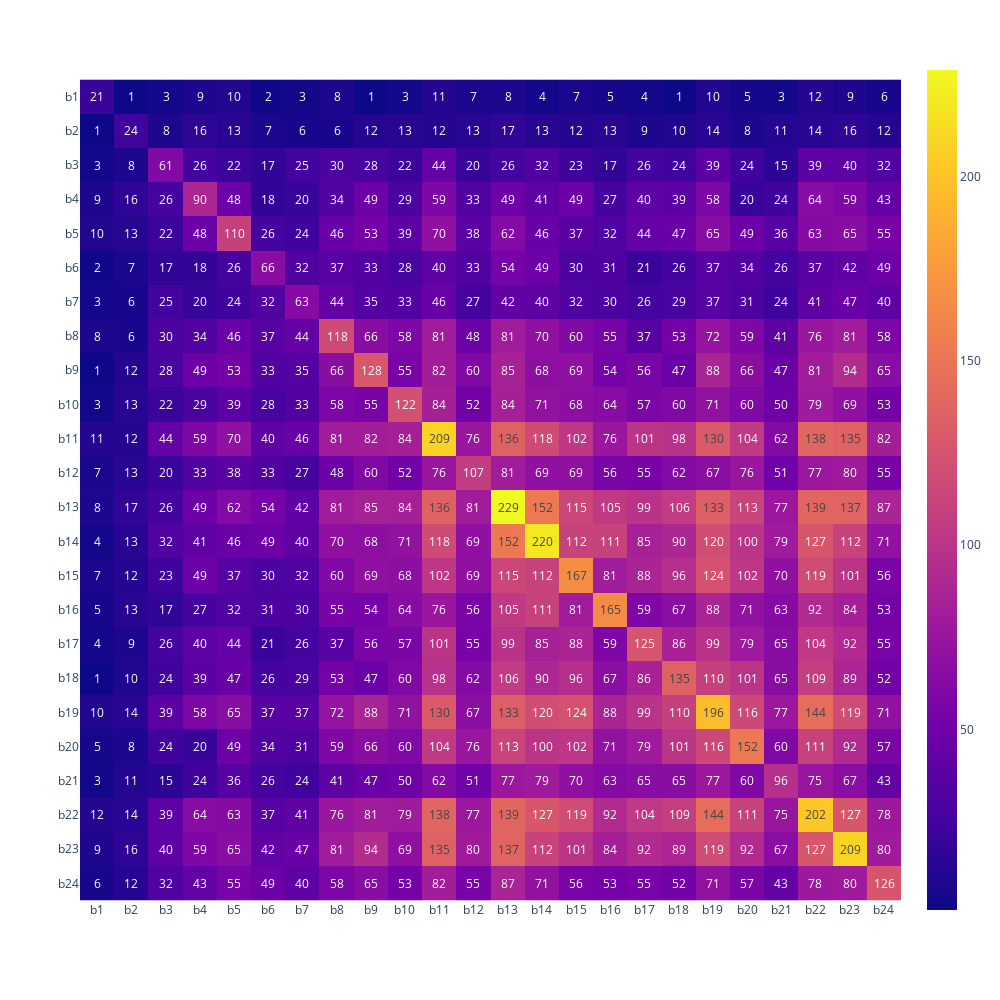

Notebook code for this chart:
### Code cell
target_cols = ohe.columns[::2]
appeals_cross_df = pd.DataFrame(columns=target_cols, index=target_cols)

combs = list(combinations(target_cols, 2))

for comb in combs:
    x,y = int(comb[0].replace('b', ''))-1, int(comb[1].replace('b', ''))-1
    appeals_cross_df.iloc[x,y] = ohe[(ohe[comb[0]] == 1) & (ohe[comb[1]] == 1)].shape[0]
    appeals_cross_df.iloc[y,x] = appeals_cross_df.iloc[x,y]

for col in target_cols:
    x = int(col.replace('b', ''))-1
    appeals_cross_df.iloc[x, x] = ohe[col].sum()

px.imshow(appeals_cross_df, text_auto=True, width=1000, height=1000)

### Figure 1 — Plotly figure (JSON) as saved in the notebook; plotly's stock layout.template omitted (floating-point values rounded to 4 significant figures; data arrays with more than 128 entries replaced by an {"elided": "..."} marker saying what was removed)
{"data": [{"coloraxis": "coloraxis", "hovertemplate": "x: %{x}<br>y: %{y}<br>color: %{z}<extra></extra>", "name": "0", "texttemplate": "%{z}", "type": "heatmap", "x": ["b1", "b2", "b3", "b4", "b5", "b6", "b7", "b8", "b9", "b10", "b11", "b12", "b13", "b14", "b15", "b16", "b17", "b18", "b19", "b20", "b21", "b22", "b23", "b24"], "xaxis": "x", "y": ["b1", "b2", "b3", "b4", "b5", "b6", "b7", "b8", "b9", "b10", "b11", "b12", "b13", "b14", "b15", "b16", "b17", "b18", "b19", "b20", "b21", "b22", "b23", "b24"], "yaxis": "y", "z": {"elided": "24x24 int values"}}], "layout": {"coloraxis": {"colorscale": [[0, "#0d0887"], [0.1111, "#46039f"], [0.2222, "#7201a8"], [0.3333, "#9c179e"], [0.4444, "#bd3786"], [0.5556, "#d8576b"], [0.6667, "#ed7953"], [0.7778, "#fb9f3a"], [0.8889, "#fdca26"], [1, "#f0f921"]]}, "height": 1000, "margin": {"t": 60}, "width": 1000, "xaxis": {"anchor": "y", "constrain": "domain", "domain": [0, 1], "scaleanchor": "y"}, "yaxis": {"anchor": "x", "autorange": "reversed", "constrain": "domain", "domain": [0, 1]}}}
